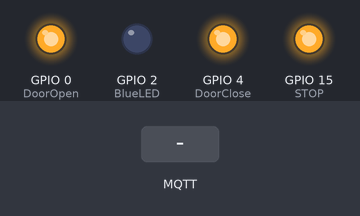
Bench run of a sketch on a simulated ESP32. Parts: output pins drawn as LEDs (lit = HIGH). Inputs (shaded band) come from the test bench. WiFi joins after 1.5 s; servers stay silent unless stated; no MQTT or app messages arrive unless stated; what the sketch prints to the serial monitor is not drawn.

Above: at 3.5 s.
3.6 s: MQTT message "on" arrives on the first subscribed topic
At 4.5 s:
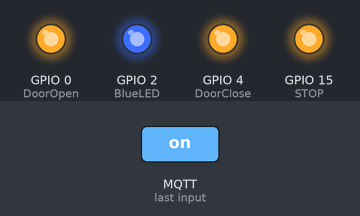
6.2 s: MQTT message "close" arrives on the first subscribed topic
At 7.2 s:
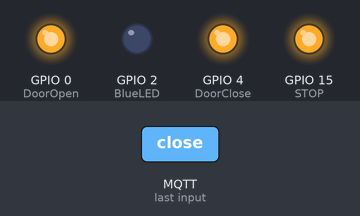
7.9 s: MQTT message "stop" arrives on the first subscribed topic
At 8.5 s:
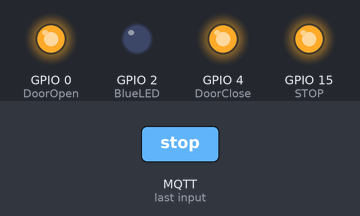
Timing chart, 0 to 10.9 s (numbered marks = the images above; inputs shaded):
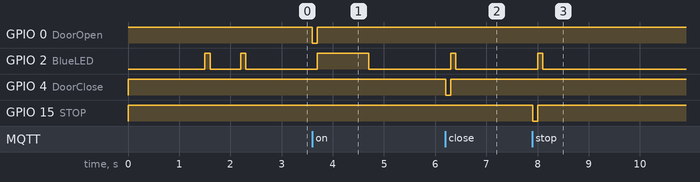

The sketch:

sketch_nodemcu_esp32s_MQTT_GarageDoor.ino
```cpp
#include <WiFi.h>
#include <WiFiClient.h>
#include <PubSubClient.h>

const char* mqtt_server = "mqttgo.io";
const char* ssid = "xxxxxxxxx";//改成自己家裡的wifi名稱
const char* password = "yyyyyyyy";//改成自己家裡的wifi密碼
const char* mytopic="notrace0331";//改成自己的捲門代號。一定要至少12個字元以上。防止與別人重複。
#define DoorOpen 0 //開門指令，建議自行定義。
#define DoorClose 4//關門指令，建議自行定義。
#define STOP 15//暫停指令，建議自行定義。
#define BlueLED  2 // to test wifi connection
void callback(char* topic, byte* message, unsigned int length) {
  pinMode(BlueLED, OUTPUT);
  Serial.print("Message arrived on topic: ");
  Serial.print(topic);
  Serial.print(". Message: ");
  String messageTemp;

  for (int i = 0; i < length; i++) {
    Serial.print((char)message[i]);
    messageTemp += (char)message[i];
  }
  Serial.println();
  if (String(topic) == mytopic) {
    Serial.print("Changing output to ");

    if(messageTemp == "on"){//flash once
      Serial.println("on");
      digitalWrite(DoorOpen, LOW);//garage door control
       delay(100);
       digitalWrite(DoorOpen, HIGH);//low active
      digitalWrite(BlueLED,HIGH);
    delay(1000);

    digitalWrite(BlueLED,LOW);
    }else if (messageTemp == "close"){//flash twice
      Serial.println("off");
      digitalWrite(DoorClose,LOW);
    delay(100);
    digitalWrite(DoorClose,HIGH);

    digitalWrite(2,HIGH);
    delay(100);
    digitalWrite(2,LOW);
    }else if(messageTemp == "stop"){
      Serial.println("off");
      digitalWrite(STOP,LOW);
    delay(100);
    digitalWrite(STOP,HIGH);

    digitalWrite(2,HIGH);
    delay(100);
    digitalWrite(2,LOW);
    }
  }
}
WiFiClient espClient;
PubSubClient client(mqtt_server,1883,callback,espClient);


//BluetoothSerial SerialBT;
 // for motor  back and forth test
void setup() {
pinMode(BlueLED, OUTPUT);
pinMode(DoorOpen, OUTPUT);
pinMode(DoorClose, OUTPUT);
pinMode(STOP, OUTPUT);
Serial.begin(115200);
digitalWrite(DoorOpen, HIGH);//low active
digitalWrite(DoorClose, HIGH);
digitalWrite(STOP, HIGH);
 // WiFi.mode(WIFI_AP);
 // WiFi.softAP(ssid, password);
 // server.begin();
  WiFi.begin(ssid, password);
  WiFi.setSleep(false);

  while (WiFi.status() != WL_CONNECTED) {
    delay(500);
    Serial.print(".");
  }
  Serial.println("");
  Serial.println("WiFi connected");
   digitalWrite(BlueLED,HIGH);
    delay(100);
    digitalWrite(BlueLED,LOW);
    delay(600);
    digitalWrite(BlueLED,HIGH);
    delay(100);
    digitalWrite(BlueLED,LOW);

client.setServer(mqtt_server, 1883);
client.subscribe(mytopic);
  client.setCallback(callback);
     Serial.println("start...");


}

void loop() {
 if (!client.connected()) {
    reconnect();
  }
  client.loop();

}
void reconnect() {
  // Loop until we're reconnected
  while (!client.connected()) {
    Serial.print("Attempting MQTT connection...");
    // Attempt to connect
    if (client.connect("notrace","","")) {
      Serial.println("connected");
      // Subscribe
      client.subscribe(mytopic);
    } else {
      Serial.print("failed, rc=");
      Serial.print(client.state());
      Serial.println(" try again in 5 seconds");
      // Wait 5 seconds before retrying
      delay(5000);
    }
  }
}
```

Measured:
- after the input at 3.6 s, GPIO 0 (DoorOpen): HIGH → LOW at once, → HIGH 0.10 s later; GPIO 2 (BlueLED): LOW → HIGH after 0.10 s, → LOW 1.0 s later
- after the input at 6.2 s, GPIO 2 (BlueLED): LOW → HIGH after 0.10 s, → LOW 0.10 s later; GPIO 4 (DoorClose): HIGH → LOW at once, → HIGH 0.10 s later
- after the input at 7.9 s, GPIO 2 (BlueLED): LOW → HIGH after 0.10 s, → LOW 0.10 s later; GPIO 15 (STOP): HIGH → LOW at once, → HIGH 0.10 s later
